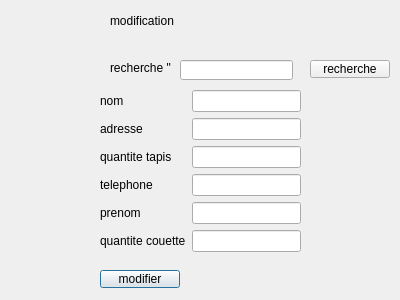
<?xml version="1.0" encoding="UTF-8"?>
<ui version="4.0">
 <class>Dialog</class>
 <widget class="QDialog" name="Dialog">
  <property name="geometry">
   <rect>
    <x>0</x>
    <y>0</y>
    <width>400</width>
    <height>300</height>
   </rect>
  </property>
  <property name="windowTitle">
   <string>Dialog</string>
  </property>
  <widget class="QLabel" name="label">
   <property name="geometry">
    <rect>
     <x>110</x>
     <y>-10</y>
     <width>171</width>
     <height>61</height>
    </rect>
   </property>
   <property name="styleSheet">
    <string notr="true">font: 700 24pt &quot;Segoe UI&quot;;</string>
   </property>
   <property name="text">
    <string>modification</string>
   </property>
  </widget>
  <widget class="QLabel" name="label_2">
   <property name="geometry">
    <rect>
     <x>110</x>
     <y>60</y>
     <width>61</width>
     <height>16</height>
    </rect>
   </property>
   <property name="text">
    <string>recherche &quot;id&quot;</string>
   </property>
  </widget>
  <widget class="QLineEdit" name="idd">
   <property name="geometry">
    <rect>
     <x>180</x>
     <y>60</y>
     <width>113</width>
     <height>20</height>
    </rect>
   </property>
  </widget>
  <widget class="QWidget" name="formLayoutWidget">
   <property name="geometry">
    <rect>
     <x>100</x>
     <y>90</y>
     <width>201</width>
     <height>171</height>
    </rect>
   </property>
   <layout class="QFormLayout" name="formLayout">
    <item row="0" column="0">
     <widget class="QLabel" name="label_3">
      <property name="text">
       <string>nom</string>
      </property>
     </widget>
    </item>
    <item row="1" column="0">
     <widget class="QLabel" name="label_5">
      <property name="text">
       <string>adresse</string>
      </property>
     </widget>
    </item>
    <item row="2" column="0">
     <widget class="QLabel" name="label_7">
      <property name="text">
       <string>quantite tapis</string>
      </property>
     </widget>
    </item>
    <item row="3" column="0">
     <widget class="QLabel" name="label_6">
      <property name="text">
       <string>telephone</string>
      </property>
     </widget>
    </item>
    <item row="5" column="0">
     <widget class="QLabel" name="label_8">
      <property name="text">
       <string>quantite couette</string>
      </property>
     </widget>
    </item>
    <item row="4" column="0">
     <widget class="QLabel" name="label_4">
      <property name="text">
       <string>prenom</string>
      </property>
     </widget>
    </item>
    <item row="0" column="1">
     <widget class="QLineEdit" name="nom"/>
    </item>
    <item row="1" column="1">
     <widget class="QLineEdit" name="ad"/>
    </item>
    <item row="2" column="1">
     <widget class="QLineEdit" name="lineEdit_4"/>
    </item>
    <item row="3" column="1">
     <widget class="QLineEdit" name="tel"/>
    </item>
    <item row="5" column="1">
     <widget class="QLineEdit" name="qte_c"/>
    </item>
    <item row="4" column="1">
     <widget class="QLineEdit" name="pren"/>
    </item>
   </layout>
  </widget>
  <widget class="QPushButton" name="mod">
   <property name="geometry">
    <rect>
     <x>100</x>
     <y>270</y>
     <width>80</width>
     <height>18</height>
    </rect>
   </property>
   <property name="text">
    <string>modifier</string>
   </property>
  </widget>
  <widget class="QPushButton" name="pushButton_2">
   <property name="geometry">
    <rect>
     <x>310</x>
     <y>60</y>
     <width>80</width>
     <height>18</height>
    </rect>
   </property>
   <property name="text">
    <string>recherche</string>
   </property>
  </widget>
 </widget>
 <resources/>
 <connections/>
</ui>
